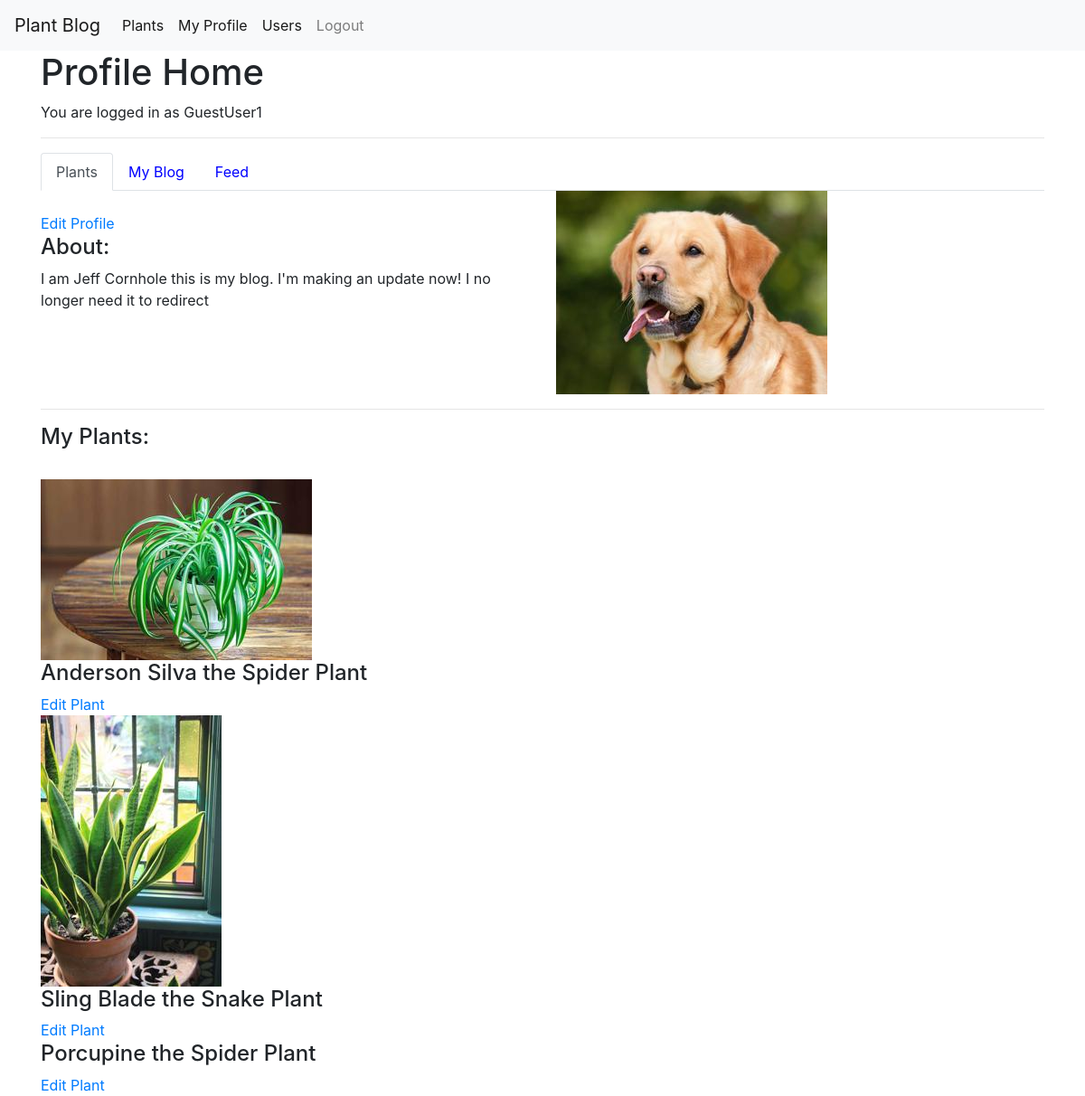
The app's page /profiles/home/3 (signed in) with its own data.
### profiles/models.py (models this page shows, shortened)
class UserProfile(models.Model):
  user = models.OneToOneField(User, unique=True, on_delete=models.CASCADE, primary_key=True)
  profile_image = models.ImageField(default='default_profile.jpg', upload_to='profile_images', blank=True)
  about = models.CharField(max_length=600, default='', blank=True)
  zipcode = models.CharField(max_length=5, default='', blank=True)
  requires_comment_validation = models.BooleanField(default=False)
  following = models.ManyToManyField('self', through='FollowedUser', symmetrical=False, related_name='is_following')
  def followers(self):
    users_following = FollowedUser.objects.filter(followed_user=self)
    return users_following
  def user_feed(self):
    post_feed = []
    follow_object = FollowedUser.objects.filter(user=self)
    for fo in follow_object:
      followed_posts = Post.objects.filter(author=fo.followed_user.user)
      for post in followed_posts:
         post_feed.append(post)
    return post_feed
  def __str__(self):
    return f'{self.user.username}'

class UserPlant(models.Model):
  user = models.ForeignKey(User, on_delete=models.CASCADE)
  plant = models.ForeignKey('plants.Plant', on_delete=models.CASCADE)
  nickname = models.CharField(max_length=25, default='')
  userplant_image = models.ImageField(upload_to='userplant_images/', blank=True)

### plants/models.py (models this page shows, shortened)
class Plant(models.Model):
  name = models.CharField(max_length=80)
  bionominal = models.CharField(max_length=80)
  description = models.TextField()
  sun_pref_choices = [
      ('1', "High"),
      ('2', "Med/High"),
      ('3', "Med"),
      ('4', "Med/Low"),
      ('5', "Low"),
      ('6', "Any")]
  sun_pref = models.CharField(max_length=10, choices=sun_pref_choices)
  water_freq = models.IntegerField()
  fertilizer_freq = models.IntegerField()

### profiles/views.py (the view)
# urls.py: path('home/<int:pk>', views.HomePageView.as_view(), name='home'),
class HomePageView(generic.DetailView):
  model = UserProfile
  template_name='profiles/home.html'
  context_object_name = 'user_profile'
  @method_decorator(login_required)
  def dispatch(self, *args, **kwargs):
    return super().dispatch(*args, **kwargs)
  def get_context_data(self, *args, **kwargs):
    context = super().get_context_data(**kwargs)
    user = self.request.user
    context['user'] = user
    context['posts'] = Post.objects.filter(author=user.id)
    context['user_plants'] = UserPlant.objects.filter(user=user)
    return context

### profiles/templates/profiles/home.html (shortened to what this page needs)
{% extends "base.html" %}
{% block content %}
<div class="page-header">
  <h1>Profile Home {{ static }} </h1>
  {% if user.is_authenticated %}
    You are logged in as {{ user }} <br>
  {% endif %}
  <hr>
</div>
<ul class="nav nav-tabs">
  <li class="nav-item">
    <a class="nav-link active" id="plants-tab" data-toggle="tab" href="#plants" role="tab" aria-controls="plants" aria-selected="true">Plants</a>
  </li>
  <li class="nav-item">
    <a class="nav-link" id="blog-tab" data-toggle="tab" href="#blog" role="tab" aria-controls="blog" aria-selected="false">My Blog</a>
  </li>
  <li class="nav-item">
    <a class="nav-link" id="feed-tab" data-toggle="tab" href="#feed" role="tab" aria-controls="feed" aria-selected="false">Feed</a>
  </li>
</ul>
<div class="tab-content">
  <div class="tab-pane fade show active" id="plants" role="tabpanel" aria-labelledby="plants-tab">
    <div class="row">
      <div class="col-md-6"><br>
        <a href="{% url 'profiles:profile_update' pk=user.id %}">Edit Profile</a>
        <h4> About: </h4> {{ user_profile.about }}
      </div>
      <div class="col-md-6">
          <div class="media">
            <img src="{{ user_profile.profile_image.url }}"> <br>
          </div>
      </div>
    </div>
    <hr>
    <div class="row">
      <div class="col-md-6">
        <h4> My Plants: </h4><br>
        {% for plant in user_plants %}
            {% if plant.userplant_image %}
              <div class="media">
                <img src="{{ plant.userplant_image.url }}">
              </div>
            {% endif %}
          <h4> {{ plant.nickname }} the {{ plant.plant.name }} </h4>
          <a href="{% url 'profiles:userplant_update' pk=plant.id %}">Edit Plant</a>
        {% endfor %}
      </div>
    </div>
  </div>
  </div>
{% endblock %}

### static/main.css (style rules this page uses)
h2, h3, h4, h5, h6 { color: green; }
body { background: green; color: green; margin-top: 5rem; }
li a { color: blue; }

### records on screen
UserProfile: about "I am Jeff Cornhole this is my blog. I'm making an update now! I no longer need it to redirect", profile_image (picture)
UserPlant: userplant_image (picture), nickname "Anderson Silva", plant.name "Spider Plant"
UserPlant: userplant_image (picture), nickname "Sling Blade", plant.name "Snake Plant"
UserPlant: nickname "Porcupine", plant.name "Spider Plant"

### other values on screen
{{ user }} "GuestUser1"
